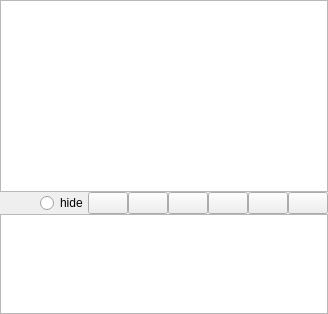
          <widget class="QWidget" name="tab_terminal">
           <property name="type" stdset="0">
            <string>topbar</string>
           </property>
           <attribute name="icon">
            <iconset resource="../../assets/asset.qrc">
             <normaloff>:/svgs/svgs/terminal-svgrepo-com.svg</normaloff>:/svgs/svgs/terminal-svgrepo-com.svg</iconset>
           </attribute>
           <attribute name="title">
            <string>terminal</string>
           </attribute>
           <layout class="QVBoxLayout" name="verticalLayout_7">
            <property name="spacing">
             <number>0</number>
            </property>
            <property name="leftMargin">
             <number>0</number>
            </property>
            <property name="topMargin">
             <number>0</number>
            </property>
            <property name="rightMargin">
             <number>0</number>
            </property>
            <property name="bottomMargin">
             <number>0</number>
            </property>
            <item>
             <widget class="QTextBrowser" name="textBrowser"/>
            </item>
            <item>
             <widget class="QFrame" name="frame_terminal">
              <property name="frameShape">
               <enum>QFrame::NoFrame</enum>
              </property>
              <property name="type" stdset="0">
               <string>topbar</string>
              </property>
              <layout class="QHBoxLayout" name="horizontalLayout_5">
               <property name="spacing">
                <number>0</number>
               </property>
               <property name="leftMargin">
                <number>0</number>
               </property>
               <property name="topMargin">
                <number>0</number>
               </property>
               <property name="rightMargin">
                <number>0</number>
               </property>
               <property name="bottomMargin">
                <number>0</number>
               </property>
               <item>
                <spacer name="horizontalSpacer_terminal">
                 <property name="orientation">
                  <enum>Qt::Horizontal</enum>
                 </property>
                 <property name="sizeHint" stdset="0">
                  <size>
                   <width>40</width>
                   <height>20</height>
                  </size>
                 </property>
                </spacer>
               </item>
               <item>
                <widget class="QRadioButton" name="radioButton_terminal">
                 <property name="text">
                  <string>hide</string>
                 </property>
                </widget>
               </item>
               <item>
                <widget class="QPushButton" name="terminal_down">
                 <property name="toolTip">
                  <string>&lt;html&gt;&lt;head/&gt;&lt;body&gt;&lt;p&gt;lift the control interface&lt;/p&gt;&lt;/body&gt;&lt;/html&gt;</string>
                 </property>
                 <property name="text">
                  <string/>
                 </property>
                 <property name="icon">
                  <iconset resource="../../assets/asset.qrc">
                   <normaloff>:/svgs/svgs/down-arrow-svgrepo-com.svg</normaloff>:/svgs/svgs/down-arrow-svgrepo-com.svg</iconset>
                 </property>
                </widget>
               </item>
               <item>
                <widget class="QPushButton" name="terminal_up">
                 <property name="toolTip">
                  <string>&lt;html&gt;&lt;head/&gt;&lt;body&gt;&lt;p&gt;make control interface down&lt;/p&gt;&lt;/body&gt;&lt;/html&gt;</string>
                 </property>
                 <property name="styleSheet">
                  <string notr="true"/>
                 </property>
                 <property name="text">
                  <string/>
                 </property>
                 <property name="icon">
                  <iconset resource="../../assets/asset.qrc">
                   <normaloff>:/svgs/svgs/up-arrow-svgrepo-com.svg</normaloff>:/svgs/svgs/up-arrow-svgrepo-com.svg</iconset>
                 </property>
                </widget>
               </item>
               <item>
                <widget class="QPushButton" name="terminal_minus">
                 <property name="toolTip">
                  <string>&lt;html&gt;&lt;head/&gt;&lt;body&gt;&lt;p&gt;decrease font size&lt;/p&gt;&lt;/body&gt;&lt;/html&gt;</string>
                 </property>
                 <property name="text">
                  <string/>
                 </property>
                 <property name="icon">
                  <iconset resource="../../assets/asset.qrc">
                   <normaloff>:/svgs/svgs/minus-svgrepo-com.svg</normaloff>:/svgs/svgs/minus-svgrepo-com.svg</iconset>
                 </property>
                </widget>
               </item>
               <item>
                <widget class="QPushButton" name="terminal_plus">
                 <property name="toolTip">
                  <string>&lt;html&gt;&lt;head/&gt;&lt;body&gt;&lt;p&gt;increase font size&lt;/p&gt;&lt;/body&gt;&lt;/html&gt;</string>
                 </property>
                 <property name="text">
                  <string/>
                 </property>
                 <property name="icon">
                  <iconset resource="../../assets/asset.qrc">
                   <normaloff>:/svgs/svgs/plus-add-svgrepo-com.svg</normaloff>:/svgs/svgs/plus-add-svgrepo-com.svg</iconset>
                 </property>
                </widget>
               </item>
               <item>
                <widget class="QPushButton" name="terminal_delete">
                 <property name="toolTip">
                  <string>&lt;html&gt;&lt;head/&gt;&lt;body&gt;&lt;p&gt;delete all content of control panel and terminal&lt;/p&gt;&lt;/body&gt;&lt;/html&gt;</string>
                 </property>
                 <property name="text">
                  <string/>
                 </property>
                 <property name="icon">
                  <iconset resource="../../assets/asset.qrc">
                   <normaloff>:/svgs/svgs/delete-svgrepo-com (1).svg</normaloff>:/svgs/svgs/delete-svgrepo-com (1).svg</iconset>
                 </property>
                </widget>
               </item>
               <item>
                <widget class="QPushButton" name="terminal_theme">
                 <property name="maximumSize">
                  <size>
                   <width>40</width>
                   <height>16777215</height>
                  </size>
                 </property>
                 <property name="toolTip">
                  <string>&lt;html&gt;&lt;head/&gt;&lt;body&gt;&lt;p&gt;change background color of terminal&lt;/p&gt;&lt;/body&gt;&lt;/html&gt;</string>
                 </property>
                 <property name="text">
                  <string/>
                 </property>
                 <property name="icon">
                  <iconset resource="../../assets/asset.qrc">
                   <normaloff>:/svgs/svgs/night-mode-svgrepo-com.svg</normaloff>:/svgs/svgs/night-mode-svgrepo-com.svg</iconset>
                 </property>
                </widget>
               </item>
              </layout>
             </widget>
            </item>
            <item>
             <widget class="QTextBrowser" name="textBrowser_bottom">
              <property name="maximumSize">
               <size>
                <width>16777215</width>
                <height>100</height>
               </size>
              </property>
             </widget>
            </item>
           </layout>
          </widget>
